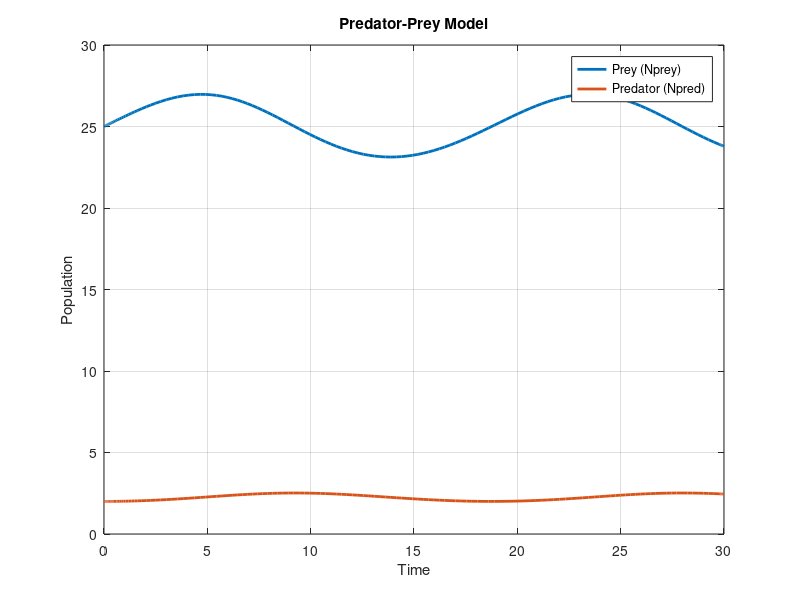
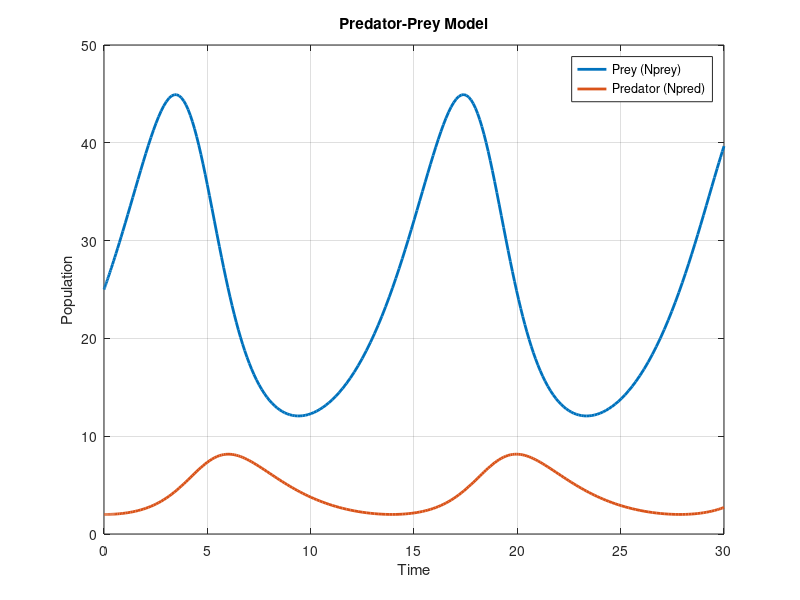
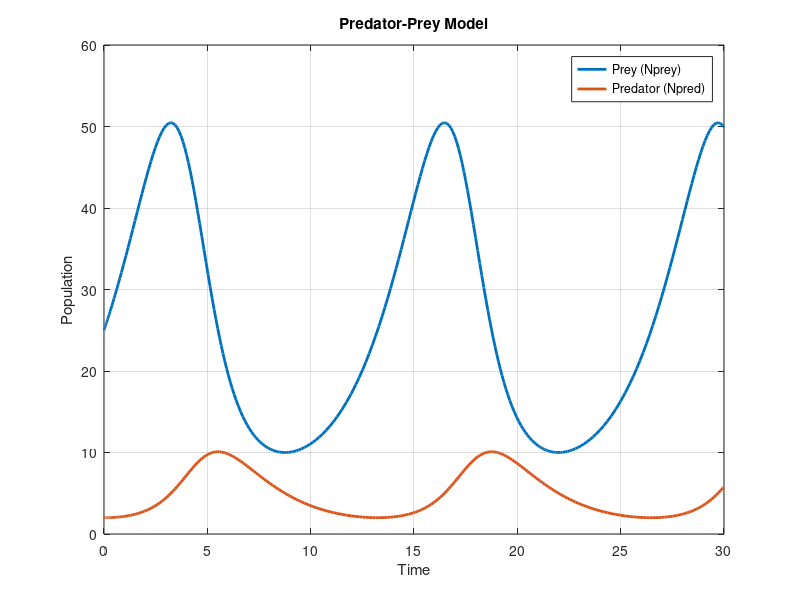

Write the MATLAB code that produced these figures, in order.
function main()
    % Call the predatorPreyModel function with different values of R
    predatorPreyModel(0.29);
    predatorPreyModel(0.78);
    predatorPreyModel(1);
end

function predatorPreyModel(R)
    % Define the system of differential equations
    function dydt = predatorPreyEquations(t, y, k, alpha, beta, k1)
        Nprey = y(1);
        Npred = y(2);

        dydt = [
            k * Nprey - alpha * Nprey * Npred;
            beta * Nprey * Npred - k1 * Npred;
        ];
    end

    % Initial conditions
    N0 = 25;        % Initial prey population
    Npred0 = 2;     % Initial predator population
    y0 = [N0; Npred0];

    % Time range
    tspan = [0 30];
    
    % Parameters
    k = min(R, 1) / (R + 1);
    alpha = 0.1;
    beta = 0.02;
    k1 = 0.5;

    % Solve the system of differential equations
    options = odeset('RelTol', 1e-6, 'AbsTol', 1e-6);
    [t, solution] = ode45(@(t, y) predatorPreyEquations(t, y, k, alpha, beta, k1), tspan, y0, options);
    c = N0^k1 * exp(-beta * N0) * Npred0^k * exp(-alpha * Npred0);

    % Plot the results
    figure;
    plot(t, solution(:, 1), 'LineWidth', 2, 'DisplayName', 'Prey (Nprey)');
    hold on;
    plot(t, solution(:, 2), 'LineWidth', 2, 'DisplayName', 'Predator (Npred)');
    hold off;
    xlabel('Time');
    ylabel('Population');
    title('Predator-Prey Model');
    legend('Location', 'Best');
    grid on;

    % Display the value of R and equilibrium constant c
    fprintf('R = %.2f\n', R);
    fprintf('Equilibrium constant c = %.4f\n\n', c);
end
